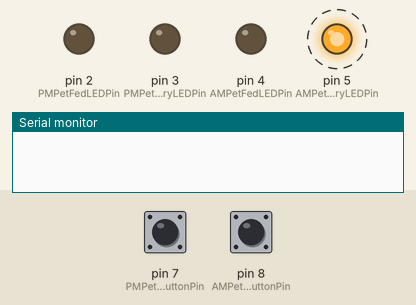
This program was run on a simulated Arduino Nano, built with avr-gcc and run on an emulated ATmega328P. Shown: output pins drawn as LEDs (lit = HIGH), the last lines printed to the serial monitor. Dashed ring = blinking. The inputs (shaded band) are chosen by the test bench; at power-on: pin 7 (PMPetFedButtonPin) HIGH, pin 8 (AMPetFedButtonPin) HIGH.

Above: at 1.26 s.
1.3 s: pin 7 (PMPetFedButtonPin) pulled LOW for 0.15 s
At 1.8 s:
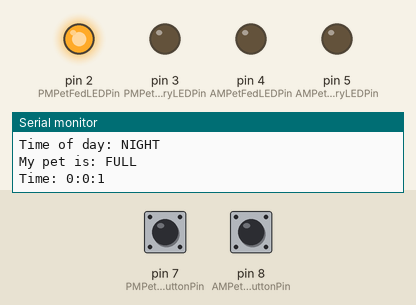
2.9 s: pin 8 (AMPetFedButtonPin) pulled LOW for 0.15 s
At 4.1 s:
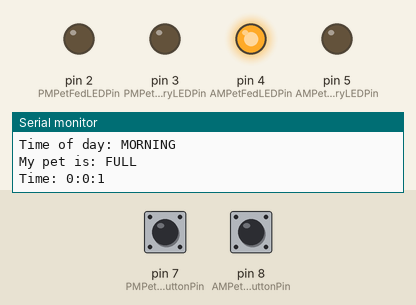
4.5 s: pin 7 (PMPetFedButtonPin) pulled LOW for 1 s
At 5.1 s:
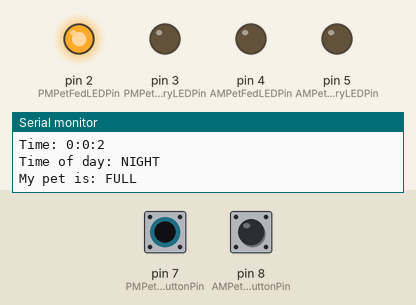
7.0 s: pin 8 (AMPetFedButtonPin) pulled LOW for 1 s
At 8.2 s:
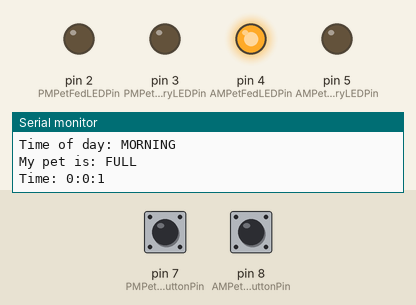
Timing chart, 0 to 10.0 s (numbered marks = the images above; inputs shaded):
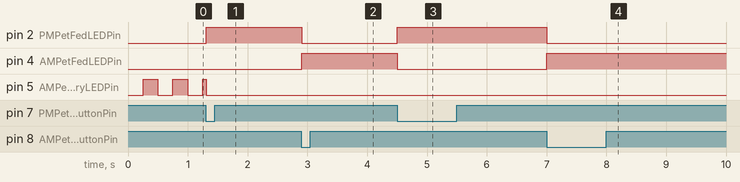

Measured:
- after the input at 1.3 s, pin 2 (PMPetFedLEDPin): LOW → HIGH at once
- after the input at 2.9 s, pin 2 (PMPetFedLEDPin): HIGH → LOW at once; pin 4 (AMPetFedLEDPin): LOW → HIGH at once
- after the input at 4.5 s, pin 2 (PMPetFedLEDPin): LOW → HIGH at once; pin 4 (AMPetFedLEDPin): HIGH → LOW at once
- after the input at 7.0 s, pin 2 (PMPetFedLEDPin): HIGH → LOW at once; pin 4 (AMPetFedLEDPin): LOW → HIGH at once

The program:

main.cpp
```cpp
/*
  Pet feed indicator

  Arduino Nano. Any version.

  Outputs
  Pin 2 - PM Pet fed LED
  Pin 3 - PM Pet hungry LED
  Pin 4 - AM Pet fed LED
  Pin 5 - AM Pet hungry LED

  Inputs
  Pin 7 - PM pet fed button
  Pin 8 - AM pet fed button


*/


#include <Arduino.h>
#include <Bounce2.h>

#define nextFeedHrs 6   // Time it takes for your pet to get hungry in hours and minutes
#define nextFeedMin 0

#define blinkRate 500 // Blinking period in miliseconds

// INSTANTIATE Button OBJECTs
Bounce2::Button buttonPMFed = Bounce2::Button();
Bounce2::Button buttonAMFed = Bounce2::Button();

#define PMPetFedLEDPin    2
#define PMPetHungryLEDPin 3
#define AMPetFedLEDPin    4
#define AMPetHungryLEDPin 5

#define PMPetFedButtonPin 7
#define AMPetFedButtonPin 8


enum tummy {HUNGRY, FULL};
enum period {MORNING, NIGHT};

unsigned long timeNow = 0;
unsigned long timeLast = 0;
int seconds = 0;
int minutes = 0;
int hours = 0;
bool ledBlink = HIGH;

tummy myPetsTummy = HUNGRY;
period today = MORNING;

void updateLEDs() {
  // Clear all LEDs
  digitalWrite(AMPetFedLEDPin,LOW);
  digitalWrite(AMPetHungryLEDPin,LOW);
  digitalWrite(PMPetFedLEDPin,LOW);
  digitalWrite(PMPetHungryLEDPin,LOW);

  // Set the one LED that should be ON
  if (today == MORNING) {
    if (myPetsTummy == FULL) {  // Pet is fed
      digitalWrite(AMPetFedLEDPin,HIGH);
    } else {  // Pet is hungry
      if (ledBlink) {
        digitalWrite(AMPetHungryLEDPin,HIGH);
      } else {
        digitalWrite(AMPetHungryLEDPin,LOW);
      }
    }
  } else {  // Time of day is night
    if (myPetsTummy == FULL) {  // Pet is fed
      digitalWrite(PMPetFedLEDPin,HIGH);
    } else {  // Pet is hungry
      if (ledBlink) {
        digitalWrite(PMPetHungryLEDPin,HIGH);
      } else {
        digitalWrite(PMPetHungryLEDPin,LOW);
      }
    }

  }
}

void setup() {

  // BUTTON SETUP
  buttonPMFed.attach( PMPetFedButtonPin, INPUT_PULLUP );
  buttonAMFed.attach( AMPetFedButtonPin, INPUT_PULLUP );

  // DEBOUNCE INTERVAL IN MILLISECONDS
  buttonPMFed.interval(5);
  buttonAMFed.interval(5);

  // INDICATE THAT THE LOW STATE CORRESPONDS TO PHYSICALLY PRESSING THE BUTTON
  buttonPMFed.setPressedState(LOW);
  buttonAMFed.setPressedState(LOW);

  // LED SETUP
  pinMode(PMPetFedLEDPin,OUTPUT);
  digitalWrite(PMPetFedLEDPin,LOW);

  pinMode(PMPetHungryLEDPin,OUTPUT);
  digitalWrite(PMPetHungryLEDPin,LOW);

  pinMode(AMPetFedLEDPin,OUTPUT);
  digitalWrite(AMPetFedLEDPin,LOW);

  pinMode(AMPetHungryLEDPin,OUTPUT);
  digitalWrite(AMPetHungryLEDPin,HIGH);

  // Initialise time-of-day monitoring
  timeNow = millis()/1000; // the number of seconds since boot
  timeLast = timeNow;

  // To assist debugging
  Serial.begin(9600);

}

void loop() {

  // Waiting for a full pet to become hungry again
  if (myPetsTummy == FULL) {

    timeNow = millis(); // The number of seconds since boot
    if ((timeNow - timeLast) >= 1000) {
      seconds = seconds + 1;
      timeLast = timeNow;
      Serial.println("Time: " + (String)hours + ":" + (String)minutes + ":" + (String)seconds);
    }
    // Catch wrap-around case
    if (timeLast > timeNow) {
      timeLast = timeNow;
    }

    if (seconds == 60) {    // Check for minute elapsed
      timeLast = timeNow;
      seconds = 0;
      minutes = minutes + 1;
   }

    if (minutes == 60){     // Check for hour elapsed
      seconds = 0;
      minutes = 0;
      hours = hours + 1;
  }

  }

  // Check for a hungry pet
  if (hours >= nextFeedHrs && minutes >= nextFeedMin && myPetsTummy == FULL ) {
    myPetsTummy = HUNGRY;

    // Toggle LEDs
    if (today == MORNING) {
      today = NIGHT;
      Serial.println("Time of day: NIGHT");
      Serial.println("My pet is: HUNGRY");
      updateLEDs();

    } else {
      today = MORNING;
      Serial.println("Time of day: MORNING");
      Serial.println("My pet is: HUNGRY");
      updateLEDs();
    }

    // Reset time monitoring
    hours = minutes = seconds = 0;

  }

  // Check for pet being fed
  // Update the button status.  Must be called every loop.
  buttonPMFed.update();
  buttonAMFed.update();

  if (buttonPMFed.pressed()) {
    myPetsTummy = FULL;
    today = NIGHT;
    Serial.println("Time of day: NIGHT");
    Serial.println("My pet is: FULL");
    updateLEDs();
    hours = minutes = seconds = 0;
  }

  if (buttonAMFed.pressed()) {
    myPetsTummy = FULL;
    today = MORNING;
    Serial.println("Time of day: MORNING");
    Serial.println("My pet is: FULL");
    updateLEDs();
    hours = minutes = seconds = 0;
  }

  // Blink "pet hungry" LEDs
  // Check current miliseconds.
  // If the value divided by blinkRate is even, turn the LED ON
  // If it is odd, turn the LED OFF
  if ( (millis() / (blinkRate/2)) % 2  == 1 ) {
    // Remainder is 0, LED should be ON
    if (ledBlink == LOW ) {
      ledBlink = HIGH;
      updateLEDs();
    }
  } else {
    // Remainder is 1, LED should be OFF
    if (ledBlink == HIGH ) {
      ledBlink = LOW;
      updateLEDs();
    }
  }

}
```
